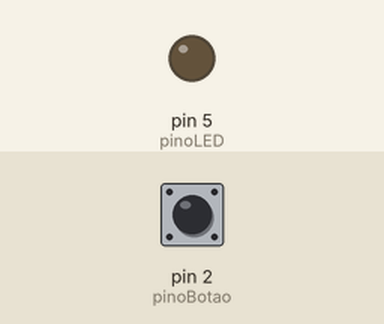
This sketch was run on a simulated Arduino Uno, built with avr-gcc and run on an emulated ATmega328P. Parts: output pins drawn as LEDs (lit = HIGH). Inputs (shaded band) come from the test bench; at power-on: pin 2 (pinoBotao) LOW.

Above: at 1.2 s.
1.3 s: pin 2 (pinoBotao) pulled HIGH for 0.15 s
At 1.37 s:
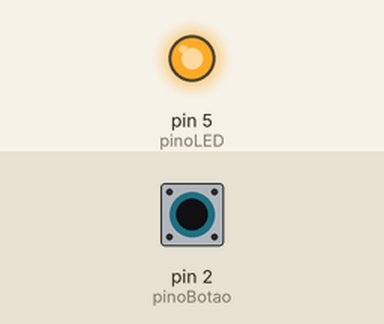
2.9 s: pin 2 (pinoBotao) pulled HIGH for 3.2 s
At 7.2 s:
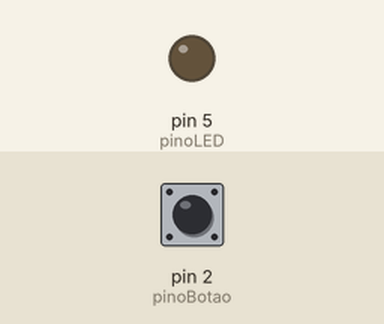
Timing chart, 0 to 8.7 s (numbered marks = the images above; inputs shaded):
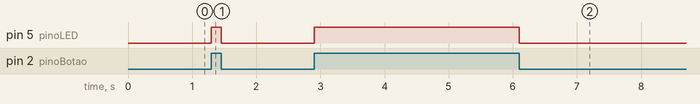

Measured:
- after the input at 1.3 s, pin 5 (pinoLED): LOW → HIGH at once, → LOW 0.15 s later
- after the input at 2.9 s, pin 5 (pinoLED): LOW → HIGH at once, → LOW 3.2 s later

The sketch:

atividade04.ino
```cpp
/*
 Atividade 04
 */

int pinoBotao = 2;
int pinoLED   = 5;

// variavel para ler o estado do botao (chave tactil)
int estadoBotao = 0;

void setup() {
  // configura o pino como saida
  pinMode(pinoLED, OUTPUT);
  // configura o pino como entrada
  pinMode(pinoBotao, INPUT);
}

void loop(){
  // le o estado do botao
  estadoBotao = digitalRead(pinoBotao);

  // verifica se botao foi pressionado
  if (estadoBotao == HIGH) {
    // se sim, acende o LED
    digitalWrite(pinoLED, HIGH);
  }
  else {
    // caso contrario, apaga o LED
    digitalWrite(pinoLED, LOW);
  }
}
```
